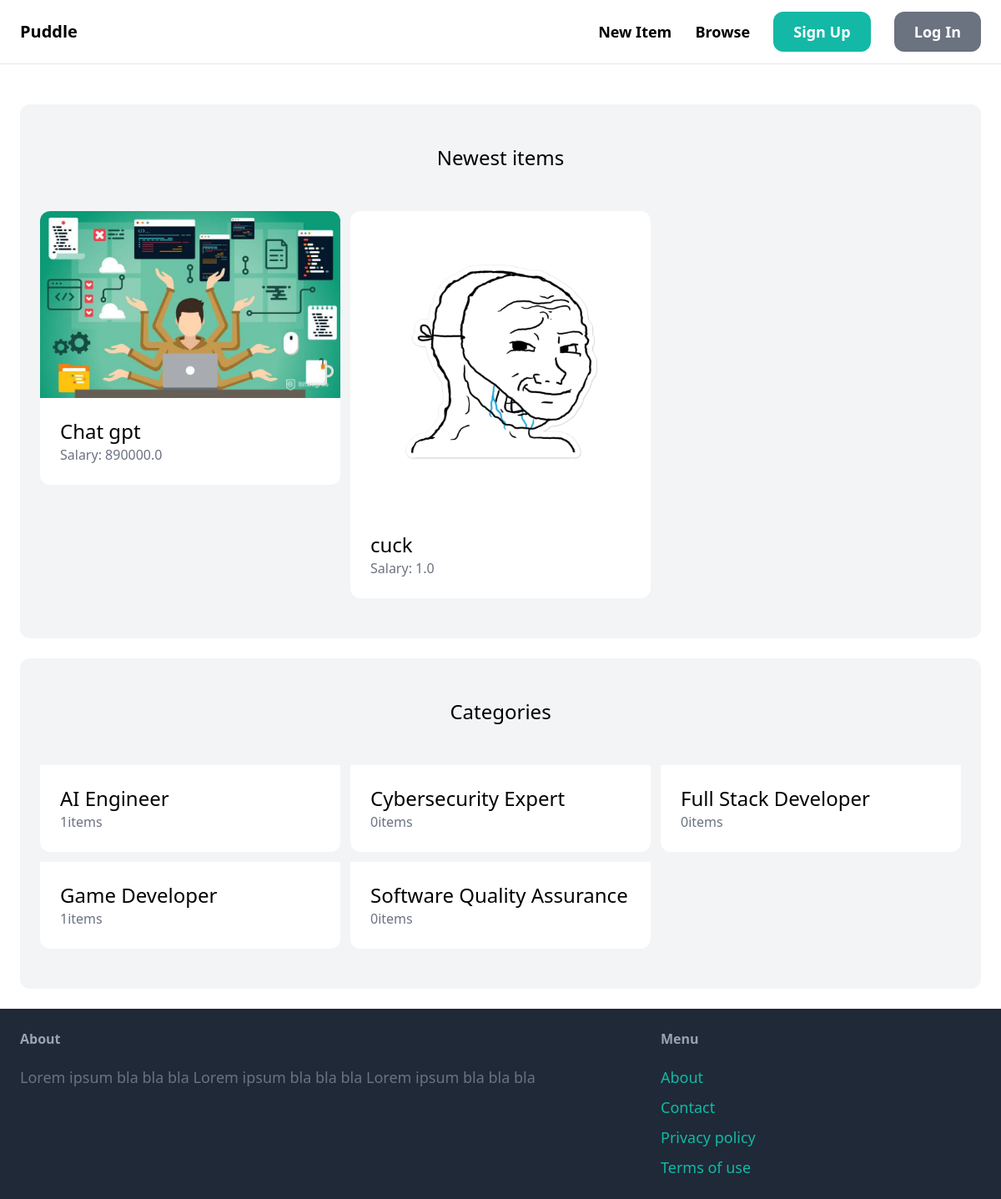
The app's page /, older data.
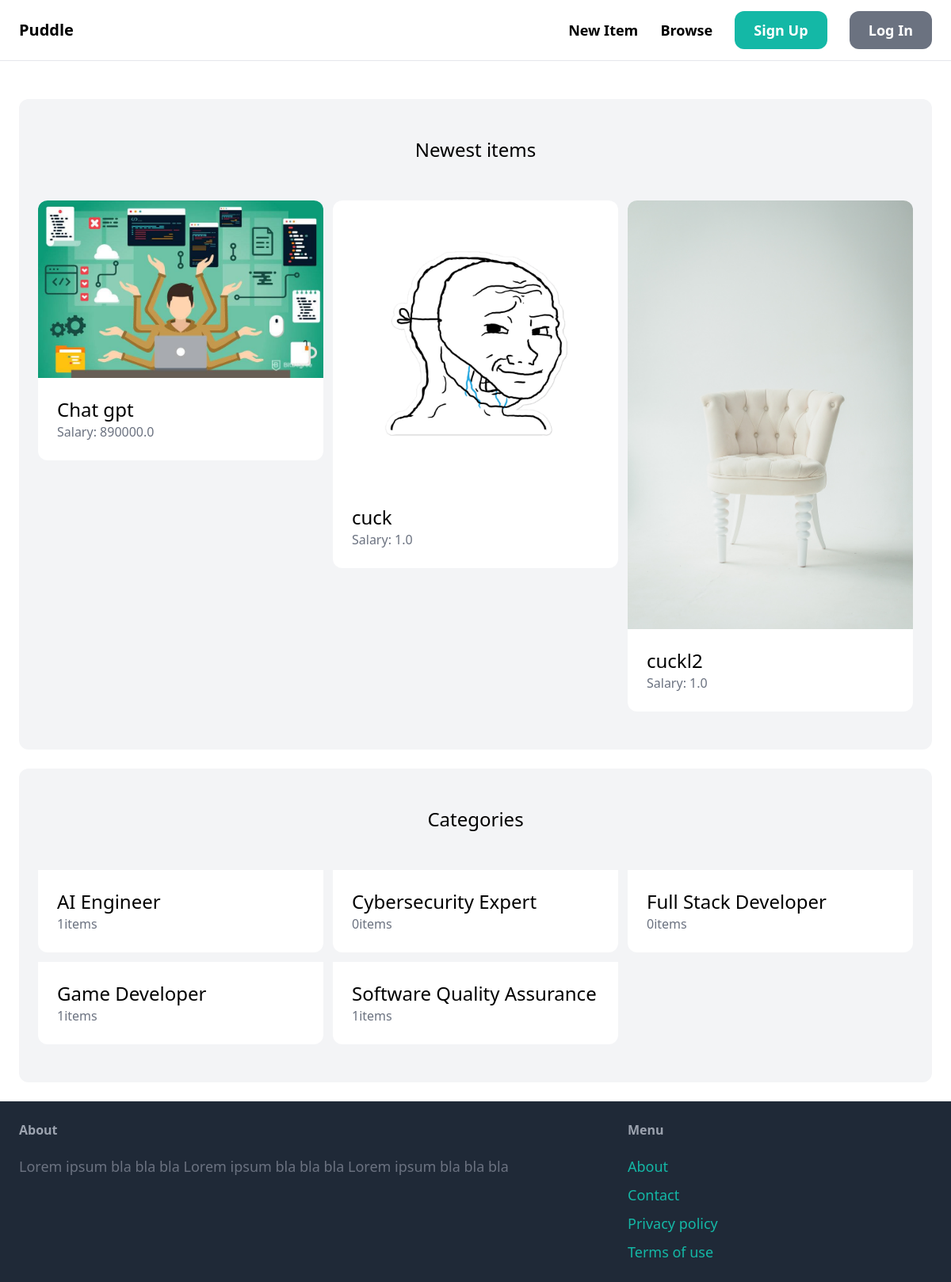
The same page, newer data.
### item/models.py (models this page shows, shortened)
class Item(models.Model):
    category = models.ForeignKey(Category, related_name='items', on_delete=models.CASCADE)
    name = models.CharField(max_length=255)
    description = models.TextField(blank=True, null=True)
    salary = models.FloatField()
    image = models.ImageField(upload_to="item_images", blank=True, null=True)
    created_by = models.ForeignKey(User, related_name='items', on_delete=models.CASCADE)
    created_at = models.DateTimeField(auto_now_add=True)

class Category(models.Model):
    name = models.CharField(max_length=255)
    class Meta:
        ordering = ('name',)
        verbose_name_plural = "Categories"

### core/views.py (the view)
# urls.py: path('', views.index, name='index'),
def index(request):
    items = Item.objects.all()[0:6]
    categories = Category.objects.all()
    return render(request, 'core/index.html', {
        'categories': categories,
        'items': items,
    })

### core/templates/core/index.html (shortened to what this page needs)
{% extends 'core/base.html' %}
{% block content %}
    <div class='mt-6 px-6 py-12 bg-gray-100 rounded-xl'>
        <h2 class='mb-12 text-2xl text-center'>Newest items</h2>
        <div class="grid grid-cols-3 gap-3">
            {% for item in  items %}
                <div>
                    <a href="{% url 'item:detail' item.id %}">
                        <div>
                            <img src="{{ item.image.url }}" class="rounded-t-xl">
                        </div>
                        <div class="p-6 bg-white rounded-b-xl">
                            <h2 class="text-2xl">{{ item.name }}</h2>
                            <p class="text-gray-500">Salary: {{ item.salary }}</p>
                        </div>
                    </a>
                </div>
            {% endfor %}
        </div>
    </div>
    <div class='mt-6 px-6 py-12 bg-gray-100 rounded-xl'>
        <h2 class='mb-12 text-2xl text-center'>Categories</h2>
        <div class="grid grid-cols-3 gap-3">
            {% for category in categories %}
                <div>
                    <a href="#">
                        <div class="p-6 bg-white rounded-b-xl">
                            <h2 class="text-2xl">{{ category.name }}</h2>
                            <p class="text-gray-500">{{ category.items.count }}items</p>
                        </div>
                    </a>
                </div>
            {% endfor %}
        </div>
    </div>
{% endblock %}

### core/templates/core/base.html (shortened to what this page needs)
<!doctype html>
<html>
    <head>
        <script src="https://cdn.tailwindcss.com"></script>
    </head>
    <body>
        <nav class='py-6 px-6 flex justify-between items-center border-b border-gray-200'>
            <a href='/' class='text-xl font-semibold'>Puddle</a>
            <div class='space-x-6'>
                <a href="{% url 'item:new' %}" class='text-lg font-semibold hover:text-gray-500'>New Item</a>
                <a href='{% url 'item:items' %}' class='text-lg font-semibold hover:text-gray-500'>Browse</a>
                {% if request.user.is_authenticated %}
                    <a href="{% url 'conversation:inbox'%}" class='px-6 py-3 text-lg font-semibold bg-teal-500 text-white rounded-xl hover:bg-teal-700'>Inbox</a>
                    <a href="{% url 'dashboard:index'%}" class='px-6 py-3 text-lg font-semibold bg-gray-500 text-white rounded-xl hover:bg-gray-700'>Dashboard</a>
                {% else %}
                    <a href="{% url 'core:signup'%}" class='px-6 py-3 text-lg font-semibold bg-teal-500 text-white rounded-xl hover:bg-teal-700'>Sign Up</a>
                    <a href="{% url 'core:login'%}" class='px-6 py-3 text-lg font-semibold bg-gray-500 text-white rounded-xl hover:bg-gray-700'>Log In</a>
                {% endif %}
            </div>
        </nav>
        <div class="px-6 py-6">
            {% block content %}
            {% endblock %}
        </div>
        <footer class="py-6 px-6 flex justify-between bg-gray-800">
            <div class="w-2/3 pr-10">
                <h3 class="mb-5 font-semibold text-gray-400">About</h3>
                <p class="text-lg text-gray-500">Lorem ipsum bla bla bla Lorem ipsum bla bla bla Lorem ipsum bla bla bla </p>
            </div>
            <div class="w-1/3">
                <h3 class="mb-5 font-semibold text-gray-400">Menu</h3>
                <ul class="space-y-2">
                    <li><a href="#" class="text-lg text-teal-500 hover:text-teal-700">About</a></li>
                    <li><a href="{% url 'core:contact' %}" class="text-lg text-teal-500 hover:text-teal-700">Contact</a></li>
                    <li><a href="#" class="text-lg text-teal-500 hover:text-teal-700">Privacy policy</a></li>
                    <li><a href="#" class="text-lg text-teal-500 hover:text-teal-700">Terms of use</a></li>
                </ul>
            </div>
        </footer>
    </body>
</html>

Row changes from the older to the newer data that the page shows:
added Item: image (picture), name "cuckl2", salary "1.0"
computed for Category "Software Quality Assurance": items.count "0" → "1"
